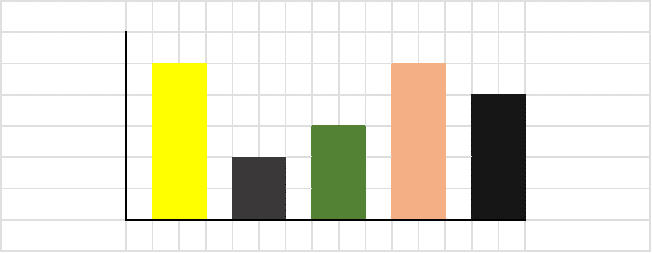
#> input picture Semestres/Agentes Inteligentes/images/histogram.png, 652 x 253 px
$ jupyter execute BarReader.ipynb
#> lines starting #> are read from the running program, lines starting #| are printed output that depends on the picture
[cell 1]
import numpy as np
import matplotlib.pyplot as plt
import cv2

[cell 2]
image = cv2.imread("../images/histogram.png")
#> image is the input picture: shape (253, 652, 3); mean B, G, R 211.1, 229.1, 231.2
image = cv2.cvtColor(image, cv2.COLOR_BGR2GRAY)
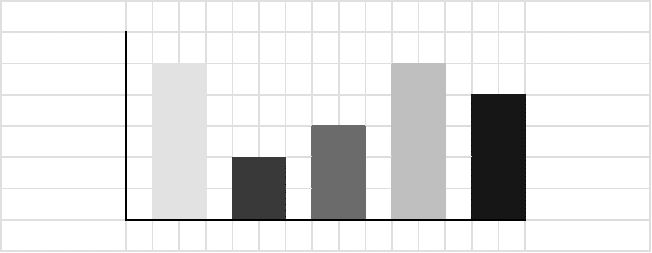
#> image: shape (253, 652); min 0, max 255, mean 227.7
plt.imshow(image, cmap='gray')
